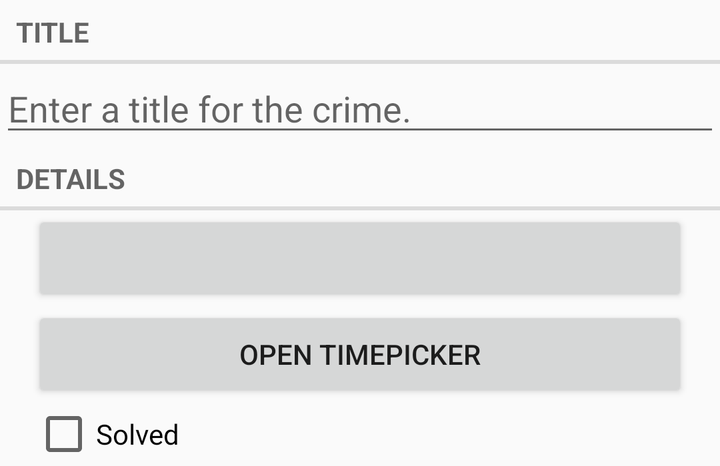
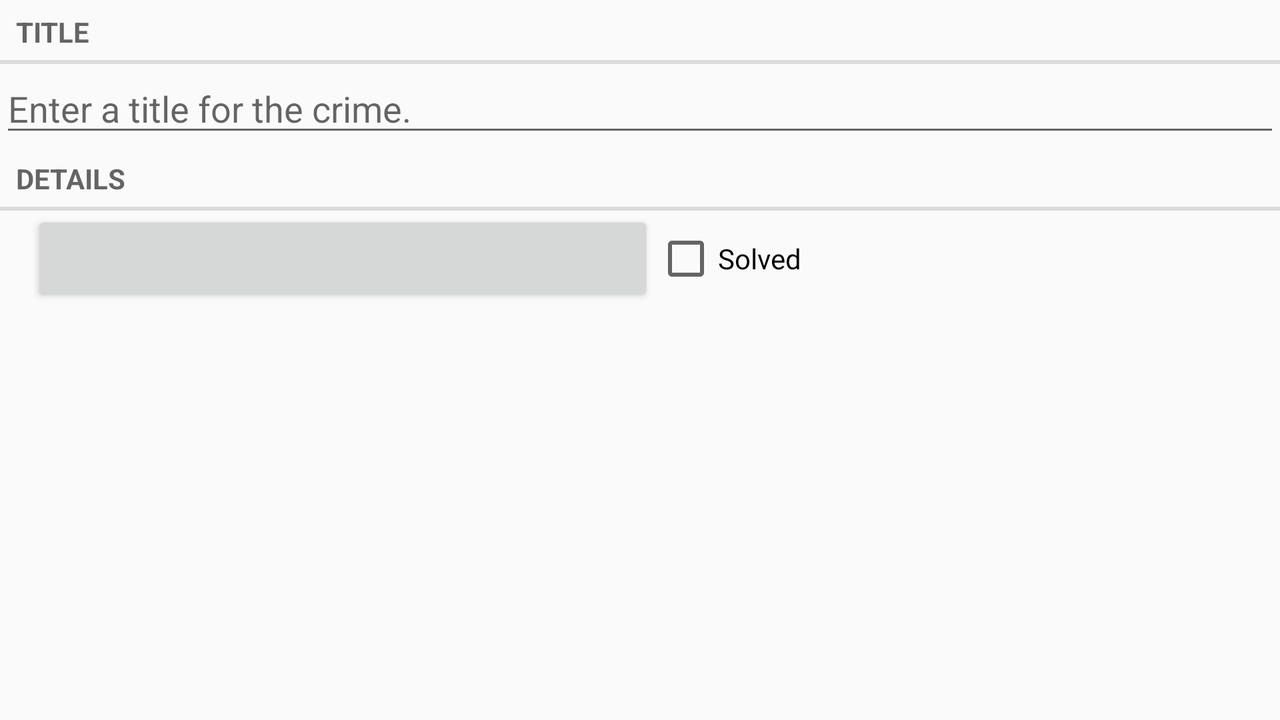

The same Android screen from two of the app's own layout files: first res/layout/ as a phone draws it, then the repository's variant for another configuration, drawn on a device whose configuration selects that folder. Both files follow.
<!-- AndroidManifest.xml: application theme AppTheme -->
<!-- res/layout/fragment_crime.xml -->
<?xml version="1.0" encoding="utf-8"?>
<LinearLayout xmlns:android="http://schemas.android.com/apk/res/android"
    android:orientation="vertical" android:layout_width="match_parent"
    android:layout_height="wrap_content">

    <TextView
        android:layout_width="match_parent"
        android:layout_height="wrap_content"
        android:text="@string/crime_title_label"
        style="?android:listSeparatorTextViewStyle"/>

    <EditText
        android:id="@+id/crime_title"
        android:layout_width="match_parent"
        android:layout_height="wrap_content"
        android:hint="@string/crime_title_hint" />

    <TextView
        android:layout_width="match_parent"
        android:layout_height="wrap_content"
        android:text="@string/crime_details_label"
        style="?android:listSeparatorTextViewStyle"/>

    <Button
        android:id="@+id/crime_date"
        android:layout_width="match_parent"
        android:layout_height="wrap_content"
        android:layout_marginLeft="16dp"
        android:layout_marginRight="16dp"/>
    <Button
        android:id="@+id/crime_time"
        android:layout_width="match_parent"
        android:layout_height="wrap_content"
        android:layout_marginLeft="16dp"
        android:layout_marginRight="16dp"
        android:text="@string/crime_time"/>

    <CheckBox
        android:id="@+id/crime_solved"
        android:layout_width="match_parent"
        android:layout_height="wrap_content"
        android:layout_marginLeft="16dp"
        android:layout_marginRight="16dp"
        android:text="@string/crime_solved_label"
        />

</LinearLayout>
<!-- resources referenced by this layout -->
<resources>
  <string name="crime_details_label">DETAILS</string>
  <string name="crime_solved_label">Solved</string>
  <string name="crime_time">Open TimePicker</string>
  <string name="crime_title_hint">Enter a title for the crime.</string>
  <string name="crime_title_label">TITLE</string>
  <style name="AppTheme" parent="Theme.AppCompat.Light.DarkActionBar">
          
          <item name="colorPrimary">@color/colorPrimary</item>
          <item name="colorPrimaryDark">@color/colorPrimaryDark</item>
          <item name="colorAccent">@color/colorAccent</item>
      </style>
</resources>
<!-- res/layout-land/fragment_crime.xml (the repository's variant of the layout above) -->
<!-- drawn on the phone turned sideways -->
<?xml version="1.0" encoding="utf-8"?>
<LinearLayout xmlns:android="http://schemas.android.com/apk/res/android"
    android:orientation="vertical" android:layout_width="match_parent"
    android:layout_height="match_parent">

    <TextView
        android:layout_width="match_parent"
        android:layout_height="wrap_content"
        android:text="@string/crime_title_label"
        style="?android:listSeparatorTextViewStyle"/>

    <EditText
        android:id="@+id/crime_title"
        android:layout_width="match_parent"
        android:layout_height="wrap_content"
        android:hint="@string/crime_title_hint" />

    <TextView
        android:layout_width="match_parent"
        android:layout_height="wrap_content"
        android:text="@string/crime_details_label"
        style="?android:listSeparatorTextViewStyle"/>

    <LinearLayout
        android:orientation="horizontal"
        android:layout_width="match_parent"
        android:layout_height="wrap_content"
        android:layout_marginLeft="16dp"
        android:layout_marginRight="16dp">

    <Button
        android:id="@+id/crime_date"
        android:layout_width="wrap_content"
        android:layout_height="wrap_content"
        android:layout_weight="1" />

    <CheckBox
        android:id="@+id/crime_solved"
        android:layout_width="wrap_content"
        android:layout_height="wrap_content"
        android:text="@string/crime_solved_label"
        android:layout_weight="1" />
    </LinearLayout>

</LinearLayout>
<!-- resources referenced by the variant -->
<!-- as the phone turned sideways resolves them -->
<resources>
  <string name="crime_details_label">DETAILS</string>
  <string name="crime_solved_label">Solved</string>
  <string name="crime_title_hint">Enter a title for the crime.</string>
  <string name="crime_title_label">TITLE</string>
  <style name="AppTheme" parent="Theme.AppCompat.Light.DarkActionBar">
          
          <item name="colorPrimary">@color/colorPrimary</item>
          <item name="colorPrimaryDark">@color/colorPrimaryDark</item>
          <item name="colorAccent">@color/colorAccent</item>
      </style>
</resources>
